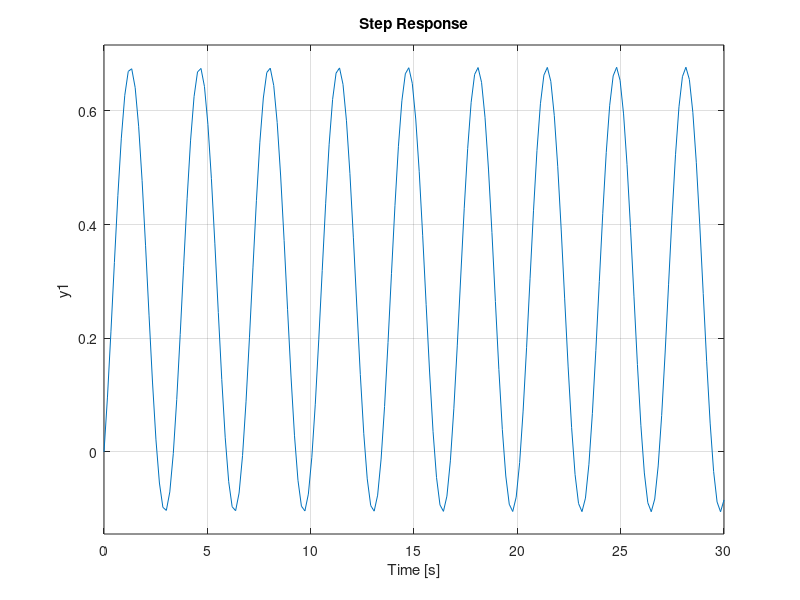

Source code (MATLAB): (Note: this script raises an error after producing the figure.)
numerator = [1, 2];
denominator = [2,0,7];
sys1 = tf(numerator,denominator)
step(sys1)
Kp = 5.654
Ki = 7.003
Kd = 1.004
cont = Kp + Ki/sys1 + Kd * sys1
cl_sys = feedback(cont*sys, 1)
step(cl_sys)